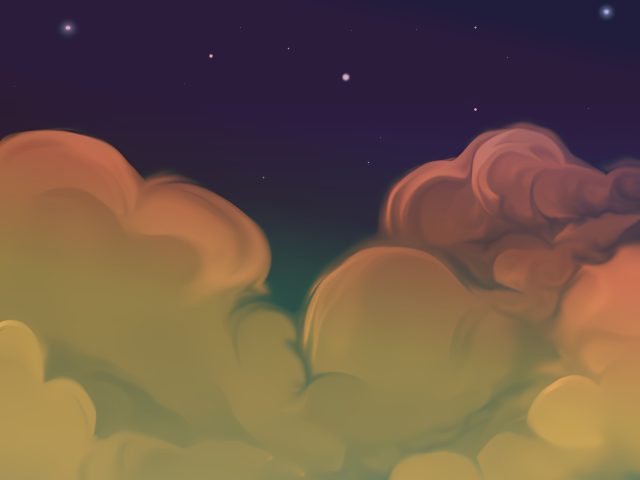

The image is a tile-based game level rendered from a .tmx file. Its description and complete source (layers, tilesets, objects, tile grids) follow:
An orthogonal 32x24 tile map with 20x20 px tiles, 1 tile layer (Tile Layer 1) and 9 objects.

<map version="1.10" tiledversion="1.11.2" orientation="orthogonal" renderorder="right-down" width="32" height="24" tilewidth="20" tileheight="20" infinite="0" nextlayerid="3" nextobjectid="10">
 <tileset firstgid="1" source="Background1.tsx" />
 <layer id="1" name="Tile Layer 1" width="32" height="24">
  <data encoding="csv">
1,2,3,4,5,6,7,8,9,10,11,12,13,14,15,16,17,18,19,20,21,22,23,24,25,26,27,28,29,30,31,32,
33,34,35,36,37,38,39,40,41,42,43,44,45,46,47,48,49,50,51,52,53,54,55,56,57,58,59,60,61,62,63,64,
65,66,67,68,69,70,71,72,73,74,75,76,77,78,79,80,81,82,83,84,85,86,87,88,89,90,91,92,93,94,95,96,
97,98,99,100,101,102,103,104,105,106,107,108,109,110,111,112,113,114,115,116,117,118,119,120,121,122,123,124,125,126,127,128,
129,130,131,132,133,134,135,136,137,138,139,140,141,142,143,144,145,146,147,148,149,150,151,152,153,154,155,156,157,158,159,160,
161,162,163,164,165,166,167,168,169,170,171,172,173,174,175,176,177,178,179,180,181,182,183,184,185,186,187,188,189,190,191,192,
193,194,195,196,197,198,199,200,201,202,203,204,205,206,207,208,209,210,211,212,213,214,215,216,217,218,219,220,221,222,223,224,
225,226,227,228,229,230,231,232,233,234,235,236,237,238,239,240,241,242,243,244,245,246,247,248,249,250,251,252,253,254,255,256,
257,258,259,260,261,262,263,264,265,266,267,268,269,270,271,272,273,274,275,276,277,278,279,280,281,282,283,284,285,286,287,288,
289,290,291,292,293,294,295,296,297,298,299,300,301,302,303,304,305,306,307,308,309,310,311,312,313,314,315,316,317,318,319,320,
321,322,323,324,325,326,327,328,329,330,331,332,333,334,335,336,337,338,339,340,341,342,343,344,345,346,347,348,349,350,351,352,
353,354,355,356,357,358,359,360,361,362,363,364,365,366,367,368,369,370,371,372,373,374,375,376,377,378,379,380,381,382,383,384,
385,386,387,388,389,390,391,392,393,394,395,396,397,398,399,400,401,402,403,404,405,406,407,408,409,410,411,412,413,414,415,416,
417,418,419,420,421,422,423,424,425,426,427,428,429,430,431,432,433,434,435,436,437,438,439,440,441,442,443,444,445,446,447,448,
449,450,451,452,453,454,455,456,457,458,459,460,461,462,463,464,465,466,467,468,469,470,471,472,473,474,475,476,477,478,479,480,
481,482,483,484,485,486,487,488,489,490,491,492,493,494,495,496,497,498,499,500,501,502,503,504,505,506,507,508,509,510,511,512,
513,514,515,516,517,518,519,520,521,522,523,524,525,526,527,528,529,530,531,532,533,534,535,536,537,538,539,540,541,542,543,544,
545,546,547,548,549,550,551,552,553,554,555,556,557,558,559,560,561,562,563,564,565,566,567,568,569,570,571,572,573,574,575,576,
577,578,579,580,581,582,583,584,585,586,587,588,589,590,591,592,593,594,595,596,597,598,599,600,601,602,603,604,605,606,607,608,
609,610,611,612,613,614,615,616,617,618,619,620,621,622,623,624,625,626,627,628,629,630,631,632,633,634,635,636,637,638,639,640,
641,642,643,644,645,646,647,648,649,650,651,652,653,654,655,656,657,658,659,660,661,662,663,664,665,666,667,668,669,670,671,672,
673,674,675,676,677,678,679,680,681,682,683,684,685,686,687,688,689,690,691,692,693,694,695,696,697,698,699,700,701,702,703,704,
705,706,707,708,709,710,711,712,713,714,715,716,717,718,719,720,721,722,723,724,725,726,727,728,729,730,731,732,733,734,735,736,
737,738,739,740,741,742,743,744,745,746,747,748,749,750,751,752,753,754,755,756,757,758,759,760,761,762,763,764,765,766,767,768
</data>
 </layer>
 <objectgroup id="2" name="Object Layer 1">
  <object id="1" x="264.094" y="78.8614" width="40" height="15">
   <properties>
    <property name="BlockType" value="Brick_3" />
   </properties>
  </object>
  <object id="9" x="372.299" y="132.658" width="40" height="15">
   <properties>
    <property name="BlockType" value="Brick_3" />
   </properties>
  </object>
  <object id="2" x="317.891" y="133.881" width="40" height="15">
   <properties>
    <property name="BlockType" value="Brick_3" />
   </properties>
  </object>
  <object id="3" x="264.094" y="132.047" width="40" height="15">
   <properties>
    <property name="BlockType" value="Brick_3" />
   </properties>
  </object>
  <object id="4" x="370.465" y="108.205" width="40" height="15">
   <properties>
    <property name="BlockType" value="Brick_3" />
   </properties>
  </object>
  <object id="5" x="316.668" y="105.76" width="40" height="15">
   <properties>
    <property name="BlockType" value="Brick_3" />
   </properties>
  </object>
  <object id="6" x="263.483" y="104.537" width="40" height="15">
   <properties>
    <property name="BlockType" value="Brick_3" />
   </properties>
  </object>
  <object id="7" x="369.854" y="78.2501" width="40" height="15">
   <properties>
    <property name="BlockType" value="Brick_3" />
   </properties>
  </object>
  <object id="8" x="317.891" y="78.8614" width="40" height="15">
   <properties>
    <property name="BlockType" value="Brick_3" />
   </properties>
  </object>
 </objectgroup>
</map>
